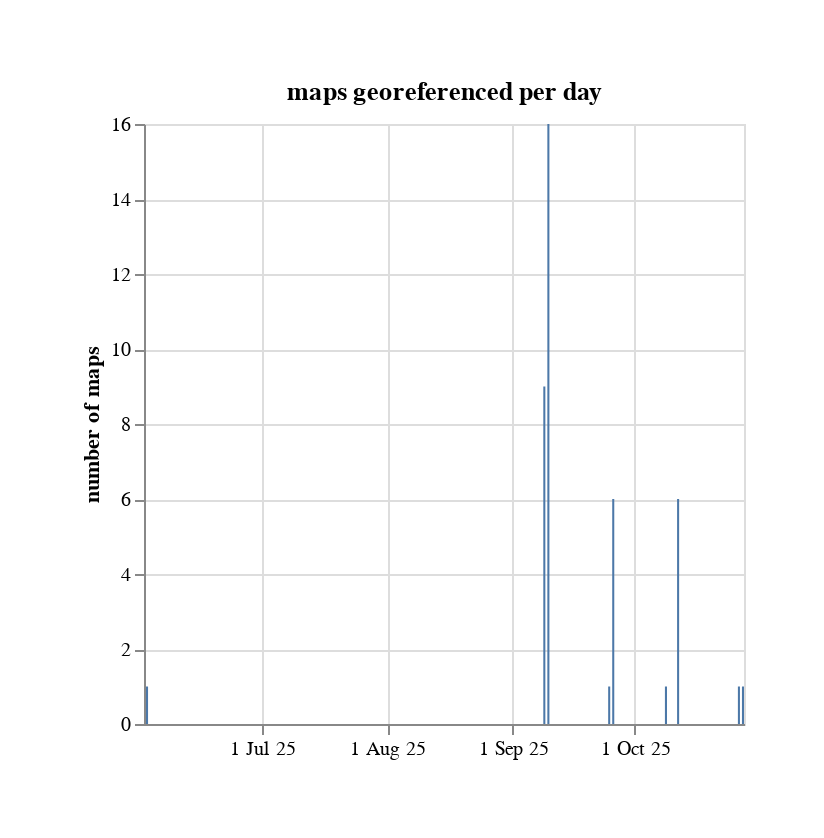

Notebook code cell kept with this figure:
### Code cell
alt.Chart(df).mark_bar().encode(
    x=alt.X("yearmonthdate(created):T").axis(format='%e %b %y').title(None),
    y=alt.Y("count():Q").title("number of maps")
).properties(width="container", title="maps georeferenced per day", padding=40)
